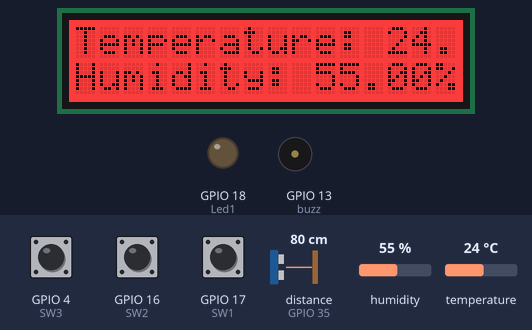
A sketch run on a simulated ESP32. Parts: 16×2 character LCD, output pins drawn as LEDs (lit = HIGH), buzzer (waves = sounding). Wiring (inferred from the names in the program): ultrasonic range finder: trigger GPIO 32; echo GPIO 35. The test bench sets the inputs (shaded band); at power-on: GPIO 17 (SW1) HIGH, GPIO 4 (SW3) HIGH, GPIO 16 (SW2) HIGH, distance to the obstacle (sensor on GPIO 35) 80 cm, humidity 55 %, temperature 24 °C. The echo pulse lasts 58.3 µs per cm; pins used as bus, display or sensor lines are not drawn.

Above: at 1.2 s.
1.3 s: GPIO 17 (SW1) pulled LOW for 0.35 s
At 3.0 s:
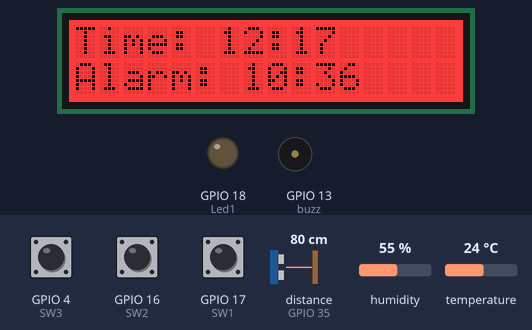
3.3 s: GPIO 17 (SW1) pulled LOW for 1 s
At 4.0 s:
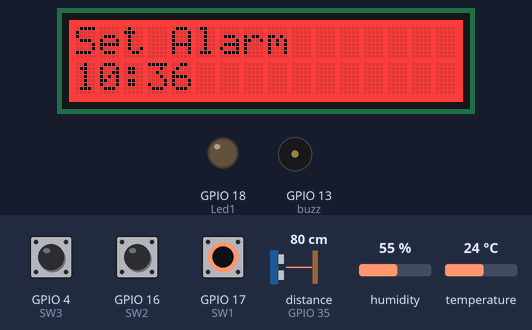
5.8 s: GPIO 4 (SW3) pulled LOW for 1 s
At 6.9 s:
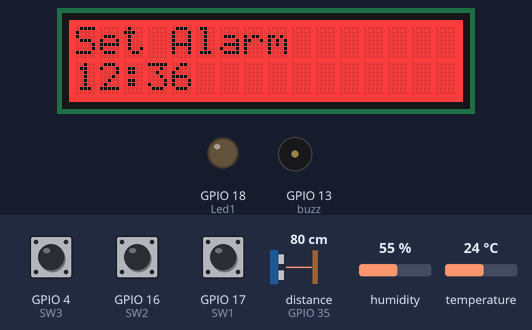
8.3 s: GPIO 4 (SW3) pulled LOW for 0.35 s
At 9.6 s:
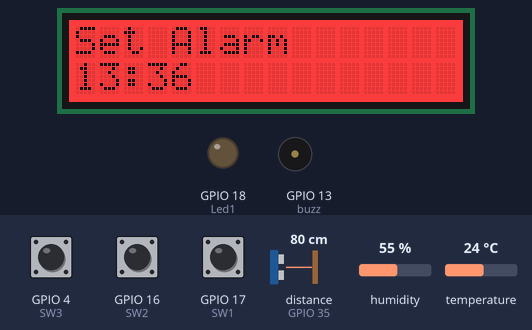
10.1 s: GPIO 16 (SW2) pulled LOW for 3.2 s
At 10.34 s:
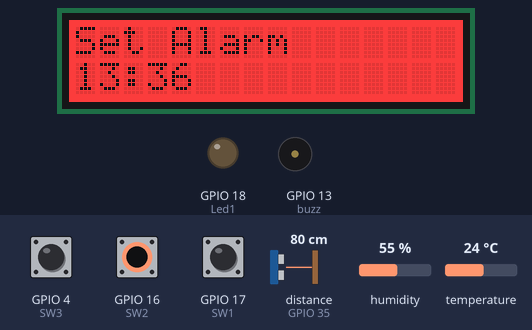
14.8 s: GPIO 16 (SW2) driven LOW and GPIO 17 (SW1) driven LOW
At 16.01 s:
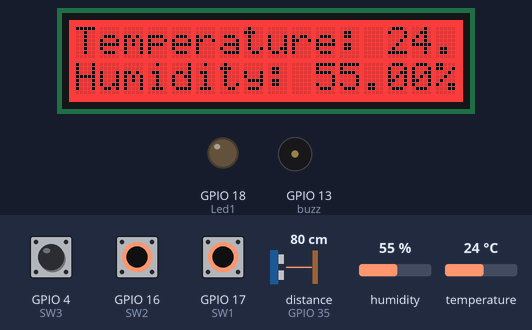
Timing chart, 0 to 19.7 s (numbered marks = the images above; inputs shaded):
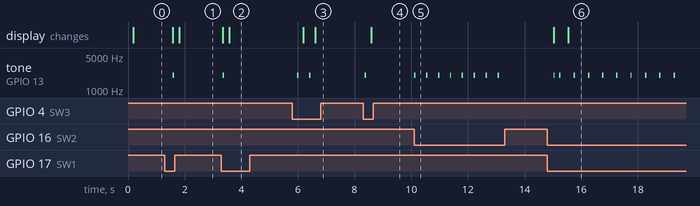

Measured:
- after the input at 1.3 s, tone on GPIO 13 (buzz): silent → 2000 Hz after 0.29 s, → silent 0.05 s later; the display: first changes after 0.29 s (image 1 shows a later state)
- after the input at 3.3 s, tone on GPIO 13 (buzz): silent → 2000 Hz after 0.05 s, → silent 0.05 s later; the display: first changes after 0.05 s (image 2 shows a later state)
- after the input at 5.8 s, tone on GPIO 13 (buzz): alternates 2000 Hz for 0.05 s and silent for 0.37 s, 4 changes in all, then stays silent, starting after 0.18 s; the display: first changes after 0.40 s (image 3 shows a later state)
- after the input at 8.3 s, tone on GPIO 13 (buzz): silent → 2000 Hz after 0.06 s, → silent 0.05 s later; the display: changes after 0.28 s (image 4)
- after the input at 10.1 s, tone on GPIO 13 (buzz): alternates 2000 Hz for 0.05 s and silent for 0.37 s, 16 changes in all, then stays silent, starting at once
- after the input at 14.8 s, tone on GPIO 13 (buzz): goes 2000 Hz 0.05 s, silent 0.15 s, 8 × (2000 Hz 0.05 s, silent 0.47 s), 2000 Hz 0.05 s, then silent, starting after 0.22 s; the display: first changes after 0.22 s (image 6 shows a later state)

The sketch:

fullfornow.ino
```cpp
#include <DHT.h>
#define DHT11_PIN  5
#include <Wire.h>
#include "rgb_lcd.h"

rgb_lcd lcd;

const int trigPin = 32;
const int echoPin = 35;
const int Led1 = 18;
const int buzz = 13;


const int SW1 = 17;
const int SW2 = 16;
const int SW3 = 4;
const int stopbuzz = 26;


const int colorR = 255;
const int colorG = 0;
const int colorB = 0;

int mode = 0;
int setField = 0;

//bool alarmMode = false;
bool lastButtonState = HIGH;

//time
int hours = 12;
int minutes = 17;

// Alarm
int alarmHour = 10;
int alarmMinute = 36;
bool alarmActive = false;

DHT dht11(DHT11_PIN, DHT11);
float duration, distance;

void clickSound()
{
  tone(buzz, 2000, 50); // short click
}

void setup()
{
  pinMode(trigPin, OUTPUT);
  pinMode(echoPin, INPUT);
  pinMode(Led1,OUTPUT);
  pinMode(buzz, OUTPUT);

  pinMode(SW1, INPUT_PULLUP);
  pinMode(SW2, INPUT_PULLUP);
  pinMode(SW3, INPUT_PULLUP);
  pinMode(stopbuzz, INPUT_PULLUP);

  Serial.begin(9600);
  dht11.begin();

  lcd.begin(16, 2);
  lcd.setRGB(colorR, colorG, colorB);

}

void loop()
{
  bool currentButtonState = digitalRead(SW1);

if (lastButtonState == HIGH && currentButtonState == LOW) {
    mode = (mode + 1) % 3; // 3 modes
    lcd.clear();
    if (!alarmActive) clickSound();
    delay(200);
  }

lastButtonState = currentButtonState;
 //BUTTON (SW2)
  if (digitalRead(SW2) == LOW) {
    setField = (setField + 1) % 2;
    if (!alarmActive) clickSound();
    delay(200);
  }

//BUTTON (SW3)
  if (digitalRead(SW3) == LOW) {

    if (mode == 2) { // SET ALARM
      if (setField == 0)
        alarmHour = (alarmHour + 1) % 24;
      else
        alarmMinute = (alarmMinute + 1) % 60;
      if (!alarmActive) clickSound();
    }

    delay(200);
  }
// clock
  static unsigned long lastMillis = 0;
  if (millis() - lastMillis >= 60000) {
    lastMillis = millis();
    minutes++;
    if (minutes >= 60) {
      minutes = 0;
      hours = (hours + 1) % 24;
    }
  }

// normal sensor displays
if (mode == 0)
{


ultra();

 float humi  = dht11.readHumidity();
  // read temperature in Celsius
  float tempC = dht11.readTemperature();


  // checking if the reading is successful or not


  if ( isnan(tempC)  || isnan(humi))
  {
    lcd.setCursor(0, 0);
    lcd.print("DHT11 FAIL");
  }
   else
   {
      lcd.setCursor(0, 0);
    lcd.print("Temperature: ");
    lcd.print(tempC);
    lcd.print("°C     ");

  }

  lcd.setCursor(0, 1);
if(distance < 5)
{
  digitalWrite (Led1, HIGH);
   lcd.print("Motion detected  ");
}

else
{
    digitalWrite (Led1, LOW);

   if  (!isnan(humi))
   {
    lcd.print("Humidity: ");
    lcd.print(humi);
    lcd.print("%     ");
   }
else
    {
      lcd.print("                "); // clear line
    }
}
}

// display time TIME
  else if (mode == 1)
  {
    lcd.setCursor(0, 0);
    lcd.print("Time: ");

    lcd.print(hours);
    lcd.print(":");
    if (minutes < 10) lcd.print("0");
    lcd.print(minutes);

    lcd.setCursor(0, 1);
    lcd.print("Alarm: ");
    lcd.print(alarmHour);
    lcd.print(":");
    if (alarmMinute < 10) lcd.print("0");
    lcd.print(alarmMinute);
  }

  // SET ALARM
  else if (mode == 2)
  {

    lcd.setCursor(0, 0);
    lcd.print("Set Alarm      ");

    lcd.setCursor(0, 1);
    lcd.print(alarmHour);
    lcd.print(":");
    if (alarmMinute < 10) lcd.print("0");
    lcd.print(alarmMinute);

    // optional cursor indicator
    if (setField == 0)
      lcd.setCursor(0, 1);
    else
      lcd.setCursor(3, 1);
  }

  // alarm set off
if (hours == alarmHour && minutes == alarmMinute) {
  alarmActive = true; // start alarm
}

if (alarmActive)
{
  tone(buzz, 1000);

  // Check if STOP button is pressed or someone walks past
  if (digitalRead(stopbuzz) == LOW || distance < 5 )
  {
    alarmActive = false;  // stop the alarm
    noTone(buzz);         // turn off buzzer
  }
}

  delay(200);
}

void ultra()
{
digitalWrite(trigPin, LOW);
  delayMicroseconds(2);
  digitalWrite(trigPin, HIGH);
  delayMicroseconds(10);
  digitalWrite(trigPin, LOW);

  duration = pulseIn(echoPin, HIGH);
  distance = (duration*.0343)/2;

  delay(50);

  }
```
